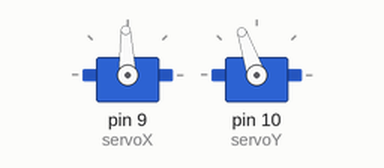
A sketch run on a simulated Arduino Uno, built with avr-gcc and run on an emulated ATmega328P. Parts: 2 × servo.

Above: at 0.05 s.
At 0.5 s:
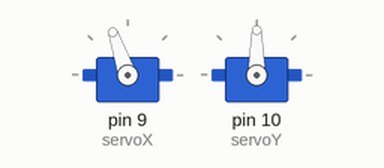
At 0.95 s:
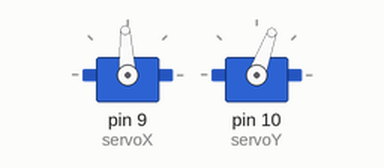
At 1.85 s:
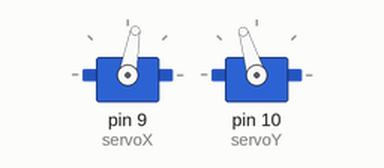
Timing chart, 0 to 4.6 s (numbered marks = the images above):
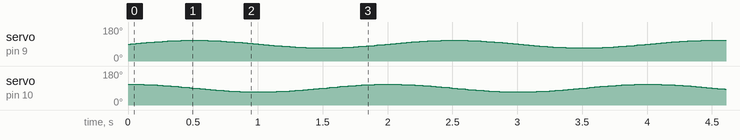

The sketch:

DemoTVC.ino
```cpp
#include <Servo.h>
#include <math.h>

Servo servoX;
Servo servoY;

const float frequency = 0.5;
const float amplitude = 20.0;
const int centerX = 90;
const int centerY = 90;

void setup() {
  servoX.attach(9);
  servoY.attach(10);
}

void loop() {
  float time = millis() / 1000.0;

  // Calculate servo positions for a circular motion
  int pitch_angle = centerX + amplitude * sin(2 * PI * frequency * time);
  int yaw_angle = centerY + amplitude * cos(2 * PI * frequency * time);

  // Send angles to servos
  servoX.write(pitch_angle);
  servoY.write(yaw_angle);

  delay(20);
}
```
